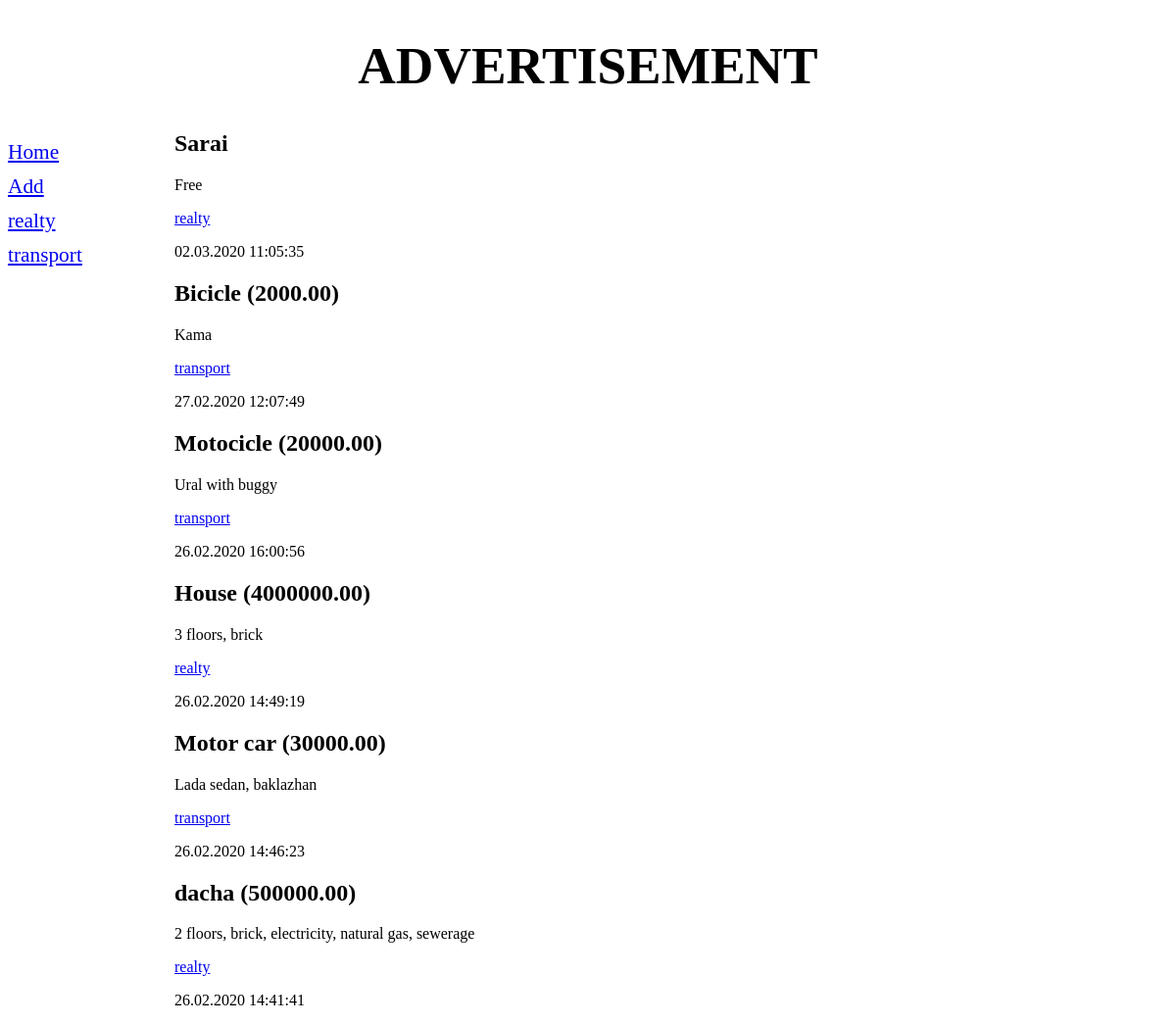
/bboard/, run on the app's committed database.
### bboard/models.py (models this page shows, shortened)
class Rubric(models.Model):
    name = models.CharField(max_length=20, db_index=True, verbose_name='Rubric name')
    class Meta:
        verbose_name_plural = 'Rubrics'
        verbose_name = 'Rubric'
        ordering = ['name']

class AdsBoard(models.Model):
    title = models.CharField(
        max_length=50, verbose_name='Name',
        validators=[validators.RegexValidator(regex='^.{4,}$')],
        error_messages={'invalid': 'Wrong item name!'},
    )
    content = models.TextField(null=True, blank=True, verbose_name='Description')
    price = models.FloatField(null=True, blank=True, verbose_name='Price')
    published = models.DateTimeField(auto_now_add=True, db_index=True, verbose_name='Published')
    rubric = models.ForeignKey('Rubric', null=True, on_delete=models.PROTECT, verbose_name='Rubric')
    class Meta:
        verbose_name_plural = 'Advertisements'
        verbose_name = 'Advertisement'
        ordering = ['-published']
        indexes = [
            models.Index(fields=['-published', 'title'], name='main'),
            models.Index(fields=['title', 'price', 'rubric']),
        ]
    def title_and_price(self):
        if self.price:
            return '{0} ({1:.2f})'.format(self.title, self.price)
        else:
            return self.title
    title_and_price.short_description = 'Title and Price'

### bboard/views.py (the view)
# urls.py: path('', index, name='index'),
def index(request):
    ads = AdsBoard.objects.all()
    rubrics = Rubric.objects.all()
    context = {
        'ads': ads,
        'rubrics': rubrics,
    }
    return render(request, 'bboard/index.html', context)

### bboard/templates/bboard/index.html
{% extends "bboard/layout/basic.html" %}
{% block content %}
{% for ad in ads %}
<div class="ads">
    <h2>{{ ad.title_and_price }}</h2>
    <p>{{ ad.content }}</p>
    <p><a href="{% url 'by_rubric' ad.rubric.pk %}">{{ ad.rubric.name }}</a></p>
    <p>{{ ad.published|date:"d.m.Y H:i:s" }}</p>
</div>
{% endfor %}
{% endblock %}

### bboard/templates/bboard/layout/basic.html (shortened to what this page needs)
<!DOCTYPE html>
{% load static %}
<html lang="en">
<head>
    <link rel="stylesheet" type="text/css" href="{% static 'bboard/style.css' %}">
</head>
<body>
    <h1>Advertisement</h1>
    <nav>
        <a href="{% url 'index' %}">Home</a>
        <a href="{% url 'add' %}">Add</a>
        {% for rubric in rubrics %}
        <a href="{{ rubric.get_absolute_url }}">{{ rubric.name }}</a>
        {% endfor %}
    </nav>
    <section>
        {% block content %}
        {% endblock %}
    </section>
</body>
</html>

### bboard/static/bboard/style.css (style rules this page uses)
h1 { font-size: 40pt; text-transform: uppercase; text-align: center; }
nav { font-size: 16pt; width: 150px; float: left; }
nav a { display: block; margin: 10px 0px; }
section { margin-left: 170px; }

### data on the page
Rubric: name "realty"
Rubric: name "transport"
AdsBoard: title_and_price "Sarai", content "Free", rubric.name "realty", published "02.03.2020 11:05:35"
AdsBoard: title_and_price "Bicicle (2000.00)", content "Kama", rubric.name "transport", published "27.02.2020 12:07:49"
AdsBoard: title_and_price "Motocicle (20000.00)", content "Ural with buggy", rubric.name "transport", published "26.02.2020 16:00:56"
AdsBoard: title_and_price "House (4000000.00)", content "3 floors, brick", rubric.name "realty", published "26.02.2020 14:49:19"
AdsBoard: title_and_price "Motor car (30000.00)", content "Lada sedan, baklazhan", rubric.name "transport", published "26.02.2020 14:46:23"
AdsBoard: title_and_price "dacha (500000.00)", content "2 floors, brick, electricity, natural gas, sewerage", rubric.name "realty", published "26.02.2020 14:41:41"
